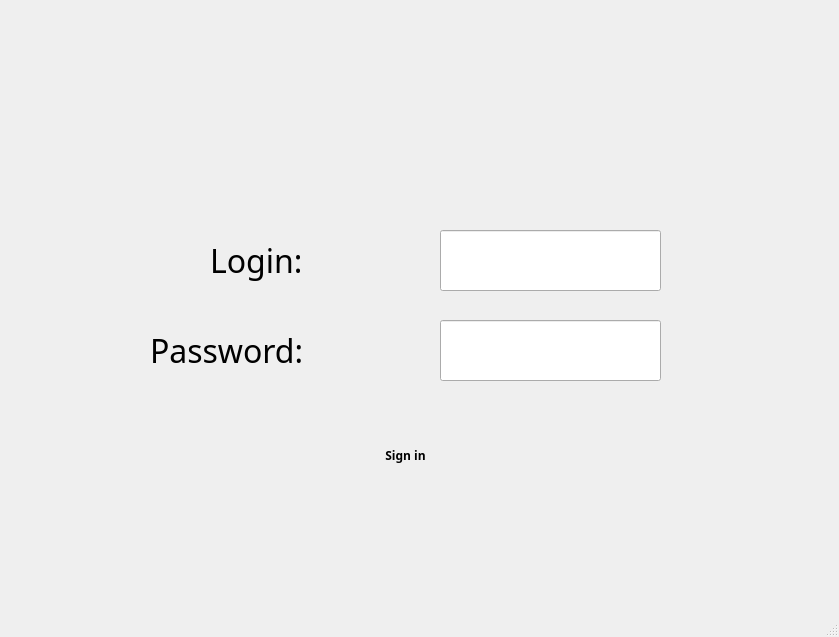
<?xml version="1.0" encoding="UTF-8"?>
<ui version="4.0">
 <class>MainWindow</class>
 <widget class="QMainWindow" name="MainWindow">
  <property name="geometry">
   <rect>
    <x>0</x>
    <y>0</y>
    <width>839</width>
    <height>637</height>
   </rect>
  </property>
  <property name="font">
   <font>
    <family>Mongolian Baiti</family>
   </font>
  </property>
  <property name="windowTitle">
   <string>MainWindow</string>
  </property>
  <property name="styleSheet">
   <string notr="true">background-color : &quot;#6655BA&quot;</string>
  </property>
  <widget class="QWidget" name="centralwidget">
   <widget class="QLabel" name="label">
    <property name="geometry">
     <rect>
      <x>210</x>
      <y>230</y>
      <width>161</width>
      <height>61</height>
     </rect>
    </property>
    <property name="font">
     <font>
      <family>Arial Black</family>
      <pointsize>24</pointsize>
      <weight>50</weight>
      <bold>false</bold>
     </font>
    </property>
    <property name="styleSheet">
     <string notr="true">background-color: &quot;dark&quot;;
color : &quot;white&quot;;</string>
    </property>
    <property name="text">
     <string>Login:</string>
    </property>
   </widget>
   <widget class="QLabel" name="label_2">
    <property name="geometry">
     <rect>
      <x>150</x>
      <y>320</y>
      <width>251</width>
      <height>61</height>
     </rect>
    </property>
    <property name="font">
     <font>
      <family>Arial Black</family>
      <pointsize>24</pointsize>
     </font>
    </property>
    <property name="styleSheet">
     <string notr="true">background-color : &quot;dark&quot;;
color : &quot;white&quot;;</string>
    </property>
    <property name="text">
     <string>Password:</string>
    </property>
   </widget>
   <widget class="QLineEdit" name="lineEdit">
    <property name="geometry">
     <rect>
      <x>440</x>
      <y>230</y>
      <width>221</width>
      <height>61</height>
     </rect>
    </property>
    <property name="styleSheet">
     <string notr="true">background-color : &quot;dark&quot;</string>
    </property>
   </widget>
   <widget class="QLineEdit" name="lineEdit_2">
    <property name="geometry">
     <rect>
      <x>440</x>
      <y>320</y>
      <width>221</width>
      <height>61</height>
     </rect>
    </property>
    <property name="styleSheet">
     <string notr="true">background-color : &quot;dark&quot;</string>
    </property>
   </widget>
   <widget class="QPushButton" name="pushButton">
    <property name="geometry">
     <rect>
      <x>270</x>
      <y>420</y>
      <width>271</width>
      <height>71</height>
     </rect>
    </property>
    <property name="font">
     <font>
      <family>Arial Black</family>
      <weight>75</weight>
      <bold>true</bold>
     </font>
    </property>
    <property name="styleSheet">
     <string notr="true">background-color : &quot;#563C5C&quot;;
border-radius: 10px;</string>
    </property>
    <property name="text">
     <string>Sign in</string>
    </property>
   </widget>
  </widget>
  <widget class="QStatusBar" name="statusbar"/>
 </widget>
 <resources/>
 <connections/>
</ui>
